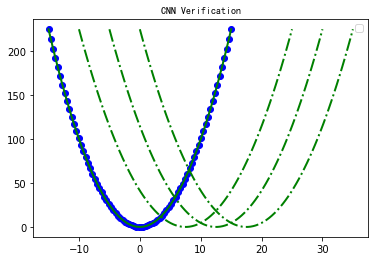

This chart was generated by the following Python code:
# -*- coding: utf-8 -*-
"""
Created on Sun Dec 13 15:45:03 2020

@author: steve
"""

import torch
from torch import nn
import torch.nn.functional as F
import numpy as np
import matplotlib.pyplot as plt

LEN = 80

#x_train_float=torch.linspace(-1,1,100).reshape(100,1,3)
x_train_float = torch.randn(1, 1, 96)
x_train_float = torch.tensor(np.arange(-8,8,1).reshape(2,1,8)).float() # 2批 x 1行 x 10列
x_train_float = torch.linspace(-15, 15, LEN).reshape(1, 1, -1).float()
#建立从-1到1之间一百个点并且改变他的阶数（从【1,100】变到【100,1】）
#y=x_train_float #使用一元一次函数检测卷积神经网络序列预测
y=x_train_float.pow(2) #使用一元二次函数检测卷积神经网络序列预测
#建立x与y之间的关系y=x^2
y_train_float=torch.normal(y, 5)
y_train_float=y
y_train_float_2d=y_train_float.view(1,-1)
#在实际过程中由于不可避免的因素存在会有误差发生但是围绕实际值上下波动

class CNN_Series(nn.Module):
    def __init__(self, n_input, n_hidden1, n_hidden2, n_output):
        super(CNN_Series, self).__init__()
        #Define the layers
        #Define 1st convolution layer
        self.conv1 = nn.Sequential(
            nn.Conv1d(
                in_channels = 1, #要求数据1行进入，可以多个列M，可以分N个通道即批次
                out_channels = n_hidden1, #输出为Nx8xM
                kernel_size = 3,
                padding = 1
                ),
            nn.ReLU(inplace=True), #激活函数，好像可有可无
            nn.MaxPool1d(kernel_size=2) #输入Nx8xM ->输出Nx8x(M/2)
            )
        #Define 2nd convolution layer
        self.conv2 = nn.Sequential(
            nn.Conv1d(
                in_channels = n_hidden1, #要求数据8行进入，可以多个列M/2，可以分N个通道即批次
                out_channels = n_hidden2, #输出为Nx16x(M/2)
                kernel_size = 3,
                padding = 1
                ),
            nn.ReLU(inplace=True), #激活函数，好像可有可无
            nn.MaxPool1d(kernel_size=2) #输入Nx16x(M/2) ->输出Nx16x(M/2/2)
            )
        #Define full connect layer
        self.fc = nn.Linear(
            in_features = int(n_hidden2 * n_input / 4), #要求数据按N行 x in_features列的二维矩阵输入
            out_features = n_output #输出为N行 x 1列
            )
        
    def forward(self, indata):
        #Connect all user defined layers to make it work
        x = self.conv1(indata)
        x = self.conv2(x)
        x = x.view(x.size(0), -1)
        out = self.fc(x)
        return out
    

    
net = CNN_Series(LEN, 800, 16, LEN)
print('Net的网络体系结构为：', net)
optimizer = torch.optim.SGD(net.parameters(), lr=0.0001)
loss_func = nn.MSELoss()

#Enable to train model if need

for i in range(880):#我们训练一百次差不多了，如果要结果更加准确可以训练更多
    for j in range(x_train_float.size(0)):
        x_train_floatx = x_train_float[j].reshape(1, 1, -1)
        y_train_floatx_2d=y_train_float[j].view(1,-1)
        if i:
            loss.backward()#将误差返回给模型
            optimizer.step()#建模型的数据更新
        prediction=net(x_train_floatx)#将数据放入放入模型中
        
        loss=loss_func(prediction,y_train_floatx_2d)#把模拟的结果和实际的差计算出来
        if i%10==0:
            print("i={}, Loss: {}".format( i, loss))
            #print("predition size:", prediction.size())
            #print("y_train_float_2d size:", y_train_float_2d.size())
        optimizer.zero_grad()

print("x_train_float.size: ", x_train_float.size())
print("y_train_float.size: ", y_train_float.size())
print("prediction.size: ", prediction.size())

#Save model
torch.save(net.state_dict(), "nn0.pkl")

#To improve performance, load existing model directly
net.load_state_dict(torch.load("nn0.pkl"))

from matplotlib.font_manager import FontProperties
font = {'family':'SimHei', 'weight':'normal', 'size':10} #字体设置方式2，可显示中文字体
plt.title(f"CNN Verification", fontproperties=font);

#Show real graph
plt.plot(x_train_float.view(-1).tolist(), y_train_float.view(-1).tolist(), color='blue', linewidth=1.0, linestyle='dotted')
plt.scatter(x_train_float.view(-1).tolist(), y_train_float.view(-1).tolist(), color="blue")

prediction = ''

#Show train graph
for j in range(x_train_float.size(0)):
    x_train_floatx = x_train_float[j].reshape(1, 1, -1)
    predictionx = net(x_train_floatx)
    if j==0:
        prediction = predictionx
    else:
        prediction = torch.cat([prediction, predictionx])

plt.plot(x_train_float.view(-1).tolist(), prediction.view(-1).tolist(),color="green", linewidth=2.0)

x_test_float = torch.linspace(-10, 25, LEN).reshape(1, 1, -1).float()
predictionx = net(x_test_float)
plt.plot(x_test_float.view(-1).tolist(), prediction.view(-1).tolist(),color="green", linewidth=2.0, linestyle='-.')

x_test_float = torch.linspace(-5, 30, LEN).reshape(1, 1, -1).float()
predictionx = net(x_test_float)
plt.plot(x_test_float.view(-1).tolist(), prediction.view(-1).tolist(),color="green", linewidth=2.0, linestyle='-.')

x_test_float = torch.linspace(0, 35, LEN).reshape(1, 1, -1).float()
predictionx = net(x_test_float)
plt.plot(x_test_float.view(-1).tolist(), prediction.view(-1).tolist(),color="green", linewidth=2.0, linestyle='-.')

'''
#Show test graph
x_test=np.arange(len(y_test)).reshape(-1,1)+len(x_train)+1
#x2=np.arange(500).reshape(-1,1)+len(x)+1
x_test_float=torch.from_numpy(x_test).float()
y_test_float=net(x_test_float)
plt.plot(x_test_float.tolist(), y_test_float.tolist(), color='green', linewidth=2.0)
#lt.scatter(x2float.tolist(), y2float.tolist(), color="red")
'''
'''
x_test_float = torch.tensor(np.array([
          -15, -12, -8, -7, -4, -3.5, -2.8, -0.3, #无序的
          0.3, 1.2, 2.5, 3.3, 7, 8, 11, 14, #无序的
          -3, -2, -1, 0, 1, 2, 3, 4, 
          7, 7.2, 7.8, 8.1, 8.3, 8.8, 9, 9.2, 
          9, 9.3, 9.5, 9.9, 10.11, 10.4, 10.7, 11.2, 
          14.3, 14.8, 15.1, 15.5, 15.8, 16, 16.2, 16.8, 
          16, 16.5, 17, 17.5, 18, 18.5, 19, 19.5]).reshape(-1,1,8)).float()
#x_test_float = torch.linspace(-15, 15, 1*1*8).reshape(-1, 1, 8).float()
for j in range(x_test_float.size(0)):
    x_test_floatx = x_test_float[j].reshape(1, 1, -1)
    y_test_floatx = net(x_test_floatx)
    plt.plot(x_test_floatx.view(-1).tolist(), y_test_floatx.view(-1).tolist(), color='green', linewidth=2.0, linestyle='--')
'''

plt.legend()
plt.show()
print("End")
